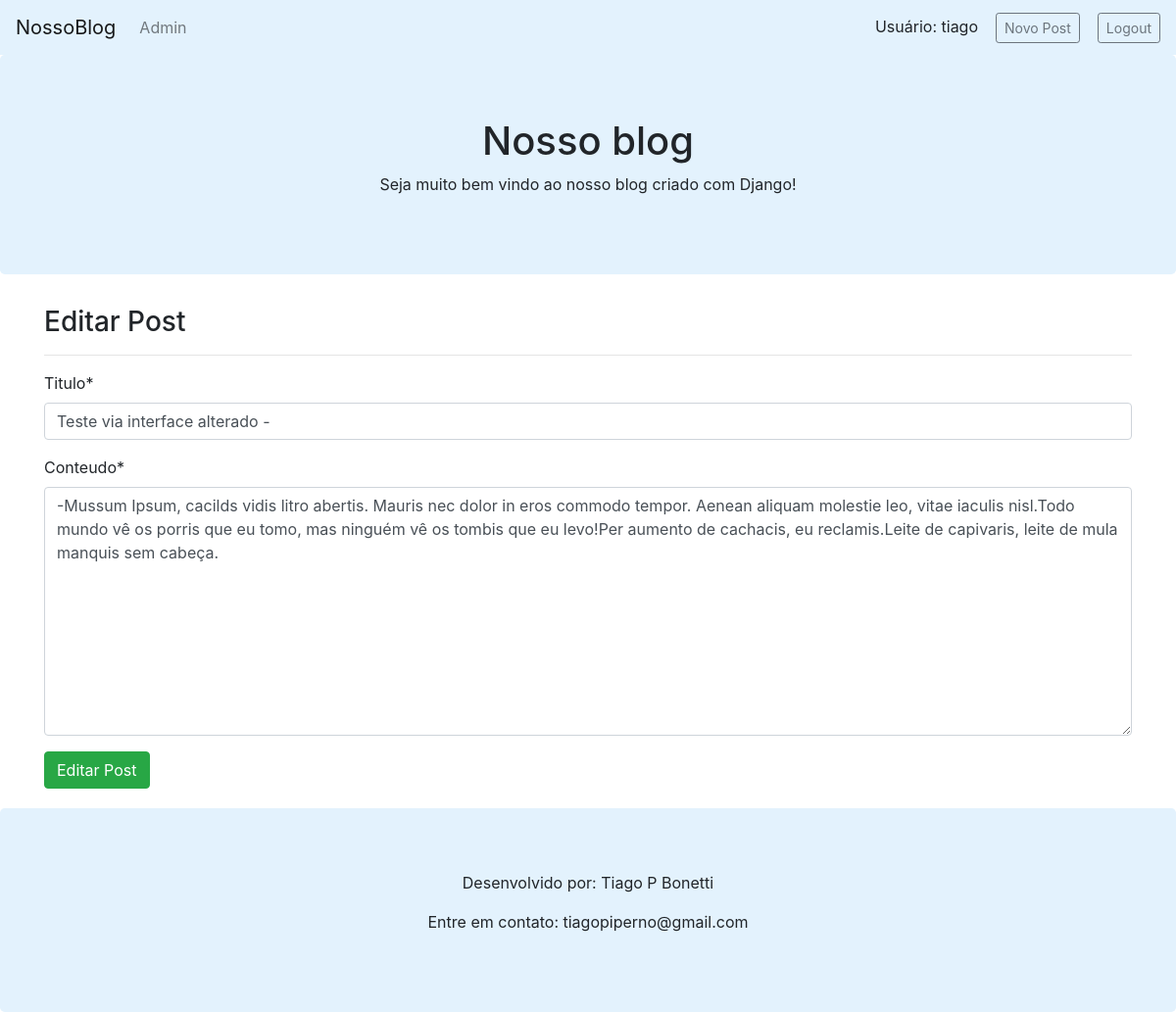
Page /post/6/edit/ (signed in) on the committed database.
### blog/models.py (models this page shows, shortened)
class Post(models.Model):
    titulo = models.CharField(max_length=300)
    autor = models.ForeignKey(User, on_delete=models.CASCADE)
    conteudo = RichTextField()
    data = models.DateTimeField(default=timezone.now)
    class Meta:
        ordering = ['-data']
        verbose_name = 'Post'
        verbose_name_plural = 'Posts'

### blog/views.py (the view)
# urls.py: path('post/<int:pk>/edit/', views.post_edit.as_view(), name='post-edit'),
class post_edit(LoginRequiredMixin, generic.UpdateView):
    model = Post
    template_name = 'blog/post_edit.html'
    fields = ('titulo', 'conteudo')

### blog/templates/blog/post_edit.html (shortened to what this page needs)
{% extends 'blog/base.html' %}
{% load crispy_forms_tags %}
{% block content %}
<div class="container">
  <h3>Editar Post</h3>
  <hr>
  <form action="" method="post">
    {{ form|crispy }}
    <input type="submit" class="btn btn-success" value="Editar Post">
  </form>
</div>
{% endblock content %}

### blog/templates/blog/base.html (shortened to what this page needs)
{% load static %}
<!DOCTYPE html>
<html lang="en">
<head>
    <link rel="stylesheet" href="https://maxcdn.bootstrapcdn.com/bootstrap/4.5.2/css/bootstrap.min.css">
</head>
<body>
    <nav class="navbar navbar-expand-lg navbar-light fundoAzul">
        <a class="navbar-brand" href="{% url 'home' %}">NossoBlog</a>
        <div class="collapse navbar-collapse" id="navbarNav">
          <ul class="navbar-nav">
            <li class="nav-item">
              <a class="nav-link" href="{% url 'admin:index' %}">Admin</a>
            </li>
          </ul>
        </div>
        <ul class="nav justify-content-end">
          <li class="nav-item">
            {% if user.is_authenticated %}
              Usuário: {{ user.get_username }}   &nbsp;&nbsp;
              <a class="btn btn-sm btn-outline-secondary" href="{% url 'post-new'%}">Novo Post</a> &nbsp;&nbsp;
              <a class="btn btn-sm btn-outline-secondary" href="{% url 'logout'%}?next={{request.path}}">Logout</a>
            {% else %}
              <a class="btn btn-sm btn-outline-secondary" href="{% url 'login'%}?next={{request.path}}">Login</a>
            {% endif %}
          </li>
        </ul>
      </nav>
    <div class="jumbotron text-center fundoAzul" >
        <h1>Nosso blog</h1>
        <p>Seja muito bem vindo ao nosso blog criado com Django!</p>
    </div>
    {% block content %}
    {% endblock content %}
    <div class="jumbotron text-center fundoAzul" style="margin-bottom:0; margin-top: 20px;">
        <p>Desenvolvido por: Tiago P Bonetti</p>
        <p>Entre em contato: tiagopiperno@gmail.com</p>
    </div>
</body>
</html>

### blog/templates/blog/base.html (style rules this page uses)
.fundoAzul { background-color: #e3f2fd; }

### rows in the picture
Post: titulo "Teste via interface alterado -", conteudo "-Mussum Ipsum, cacilds vidis litro abertis. Mauris nec dolor in eros commodo tempor. Aenean aliquam molestie leo, vitae iaculis nisl.Todo mundo vê os porris que eu tomo, mas ninguém vê os tombis que eu levo!Per aumento de cachacis, eu reclamis.Leite de capivaris, leite de mula manquis sem cabeça."

### other values in the picture
{{ user.get_username }} "tiago"
